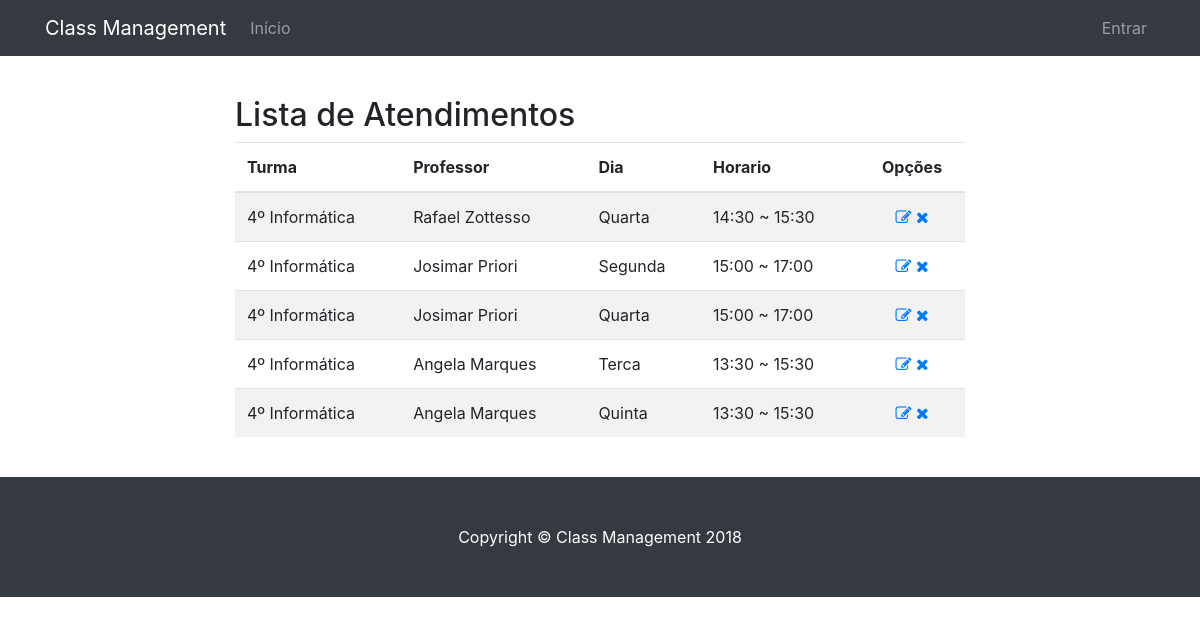
Page /visualizar/atendimento/ on the committed database.
### classmanagement/models.py (models this page shows, shortened)
class Atendimento(models.Model):
    DIA_CHOICES   = (
        ('Seg', 'Segunda'),
        ('Ter', 'Terca'),
        ('Qua', 'Quarta'),
        ('Qui', 'Quinta'),
        ('Sex', 'Sexta'),
        ('Sab', 'Sabado'),
    )
    turma                   = models.ForeignKey(Turma, on_delete=models.PROTECT, blank=False, null=False, help_text='Obrigatório.')
    professor               = models.ForeignKey(Professor, on_delete=models.PROTECT, blank=False, null=False, help_text='Obrigatório.')
    dia                     = models.CharField(max_length=3, choices=DIA_CHOICES, blank=False, null=False, help_text='Obrigatório.', verbose_name='Dia da semana')
    horario_inicio          = models.CharField(max_length=5, blank=False, null=False, help_text='Exemplo: "20:00"')
    horario_fim             = models.CharField(max_length=5, blank=False, null=False, help_text='Exemplo: "20:50"')

class Turma(models.Model):
    nome                    = models.CharField(max_length=120, blank=False, null=False, help_text='Obrigatório.')
    alunos                  = models.ManyToManyField(User, help_text='Obrigatório', related_name='alunos_matriculados')
    data_cadastro           = models.DateField(auto_now_add=True)
    representante           = models.ForeignKey(User, on_delete=models.PROTECT, blank=False, null=False)
    colegio                 = models.ForeignKey(Colegio, on_delete=models.PROTECT, blank=False, null=False, help_text='Obrigatório.')
    def __str__(self):
        return self.nome

class Professor(models.Model):
    nome                    = models.CharField(max_length=120, blank=False, null=False, help_text='Obrigatório.')
    email                   = models.EmailField(max_length=120, blank=False, null=False, help_text='Obrigatório.')
    def __str__(self):
        return self.nome
    class Meta:
        verbose_name_plural = 'Professores'

### classmanagement/views.py (the view)
# urls.py: path('visualizar/atendimento/', views.AtendimentoListView.as_view(), name='visualizar_atendimento'),
class AtendimentoListView(generic.ListView):
    model = models.Atendimento
    template_name = 'list/atendimento_list.html'
    def get_context_data(selfself, **kwargs):
        context = super().get_context_data(**kwargs)
        context['titulo'] = 'Lista de Atendimentos'
        return context

### classmanagement/templates/list/atendimento_list.html (shortened to what this page needs)
{% extends "list.html" %}
{% block lista %}
<table class="table table-striped" id="lista">
  <thead>
    <tr>
      <th>Turma</th>
      <th>Professor</th>
      <th>Dia</th>
      <th>Horario</th>
      <th class="center">Opções</th>
    </tr>
  </thead>
  <tbody>
{% for atendimento in object_list %}
    <td>{{ atendimento.turma }}</td>
    <td>{{ atendimento.professor }}</td>
    <td>{{ atendimento.get_dia_display }}</td>
    <td>{{ atendimento.horario_inicio }} ~ {{ atendimento.horario_fim }}</td>
    <td class="center">
        <a href="{% url 'atualizar_atendimento' pk=atendimento.id %}" class="">
          <i class="fa fa-edit" aria-hidden></i>
        </a>
        <a href="{% url 'deletar_atendimento' pk=atendimento.id %}">
            <i class="fa fa-remove" aria-hidden></i>
        </a>
      </td>
{% empty %}
    <tr>
      <td colspan="4">Nenhum registro encontrado!</td>
    </tr>
{% endfor %}
</tbody>
</table>
{% endblock %}

### classmanagement/static/css/style.css (style rules this page uses)
.center { text-align: center; }
table a, table a:hover { text-decoration: none !important; }

### rows in the picture
Atendimento: turma "4º Informática", professor "Rafael Zottesso", dia "Quarta", horario_inicio "14:30", horario_fim "15:30"
Atendimento: turma "4º Informática", professor "Josimar Priori", dia "Segunda", horario_inicio "15:00", horario_fim "17:00"
Atendimento: turma "4º Informática", professor "Josimar Priori", dia "Quarta", horario_inicio "15:00", horario_fim "17:00"
Atendimento: turma "4º Informática", professor "Angela Marques", dia "Terca", horario_inicio "13:30", horario_fim "15:30"
Atendimento: turma "4º Informática", professor "Angela Marques", dia "Quinta", horario_inicio "13:30", horario_fim "15:30"

### other values in the picture
{{ titulo }} "Lista de Atendimentos"
